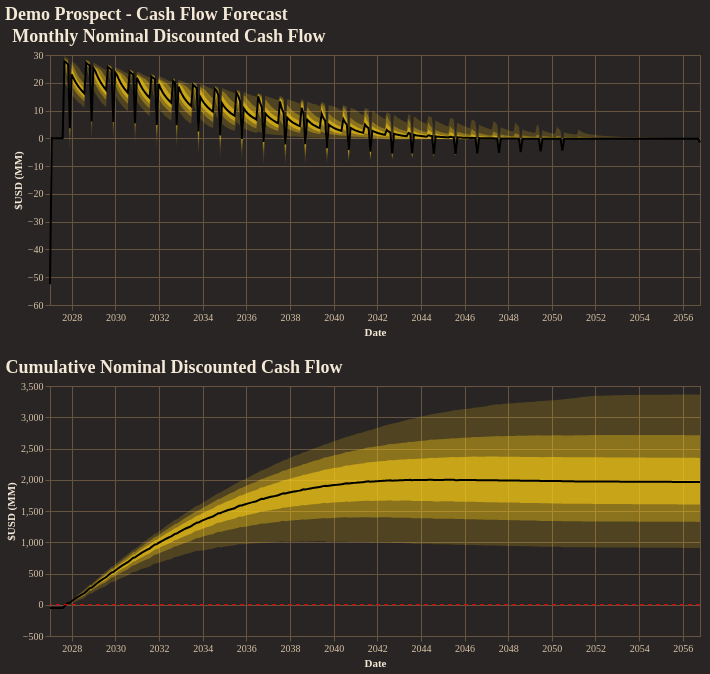

Notebook source saved alongside this figure:
### Code cell
fig = reporter.plotter.combined_cash_flow_plot(
    figsize=(650, 250),
    backend=PLOTTING_BACKEND
)
fig.show()

### Figure 1 — Vega-Lite specification as saved in the notebook (floating-point values rounded to 4 significant figures; data arrays with more than 128 entries replaced by an {"elided": "..."} marker saying what was removed)
{"config": {"background": "#292524", "view": {"fill": "#292524", "stroke": "#665340"}, "title": {"color": "#f4e9d7", "font": "Merriweather", "fontSize": 18, "fontWeight": 600, "subtitleColor": "#d5c2a6", "anchor": "start"}, "axis": {"domainColor": "#665340", "gridColor": "#665340", "tickColor": "#665340", "labelColor": "#d5c2a6", "titleColor": "#f4e9d7", "labelFont": "Merriweather", "titleFont": "Merriweather"}, "legend": {"titleColor": "#f4e9d7", "labelColor": "#d5c2a6", "labelFont": "Merriweather", "titleFont": "Merriweather", "orient": "top-right", "symbolType": "circle"}, "header": {"labelColor": "#d5c2a6", "titleColor": "#f4e9d7", "labelFont": "Merriweather", "titleFont": "Merriweather"}, "mark": {"color": "#c78d3b"}, "line": {"color": "#c78d3b"}, "bar": {"color": "#c78d3b"}, "point": {"color": "#ddb06d"}, "area": {"color": "#c78d3b", "opacity": 0.35}, "text": {"color": "#f4e9d7", "font": "Merriweather"}, "range": {"category": ["#5DA5DA", "#F28E2B", "#59C36A", "#E15759", "#B07AA1", "#4ECDC4", "#FF9DA7", "#EDC948"]}}, "vconcat": [{"layer": [{"mark": {"type": "area", "color": "rgba(250, 204, 21, 1.0)", "opacity": 0.18}, "encoding": {"tooltip": [{"field": "date", "title": "Date", "type": "temporal"}, {"field": "p01", "format": ",.2f", "title": "P01", "type": "quantitative"}, {"field": "p10", "format": ",.2f", "title": "P10", "type": "quantitative"}, {"field": "p25", "format": ",.2f", "title": "P25", "type": "quantitative"}, {"field": "p50", "format": ",.2f", "title": "P50", "type": "quantitative"}, {"field": "p75", "format": ",.2f", "title": "P75", "type": "quantitative"}, {"field": "p90", "format": ",.2f", "title": "P90", "type": "quantitative"}, {"field": "p99", "format": ",.2f", "title": "P99", "type": "quantitative"}], "x": {"field": "date", "title": "Date", "type": "temporal"}, "y": {"field": "p01", "title": "$USD (MM)", "type": "quantitative"}, "y2": {"field": "p99"}}}, {"mark": {"type": "area", "color": "rgba(250, 204, 21, 1.0)", "opacity": 0.35}, "encoding": {"tooltip": [{"field": "date", "title": "Date", "type": "temporal"}, {"field": "p01", "format": ",.2f", "title": "P01", "type": "quantitative"}, {"field": "p10", "format": ",.2f", "title": "P10", "type": "quantitative"}, {"field": "p25", "format": ",.2f", "title": "P25", "type": "quantitative"}, {"field": "p50", "format": ",.2f", "title": "P50", "type": "quantitative"}, {"field": "p75", "format": ",.2f", "title": "P75", "type": "quantitative"}, {"field": "p90", "format": ",.2f", "title": "P90", "type": "quantitative"}, {"field": "p99", "format": ",.2f", "title": "P99", "type": "quantitative"}], "x": {"field": "date", "title": "Date", "type": "temporal"}, "y": {"field": "p10", "title": "$USD (MM)", "type": "quantitative"}, "y2": {"field": "p90"}}}, {"mark": {"type": "area", "color": "rgba(250, 204, 21, 1.0)", "opacity": 0.55}, "encoding": {"tooltip": [{"field": "date", "title": "Date", "type": "temporal"}, {"field": "p01", "format": ",.2f", "title": "P01", "type": "quantitative"}, {"field": "p10", "format": ",.2f", "title": "P10", "type": "quantitative"}, {"field": "p25", "format": ",.2f", "title": "P25", "type": "quantitative"}, {"field": "p50", "format": ",.2f", "title": "P50", "type": "quantitative"}, {"field": "p75", "format": ",.2f", "title": "P75", "type": "quantitative"}, {"field": "p90", "format": ",.2f", "title": "P90", "type": "quantitative"}, {"field": "p99", "format": ",.2f", "title": "P99", "type": "quantitative"}], "x": {"field": "date", "title": "Date", "type": "temporal"}, "y": {"field": "p25", "title": "$USD (MM)", "type": "quantitative"}, "y2": {"field": "p75"}}}, {"mark": {"type": "line", "color": "black", "strokeWidth": 2}, "encoding": {"tooltip": [{"field": "date", "title": "Date", "type": "temporal"}, {"field": "p01", "format": ",.2f", "title": "P01", "type": "quantitative"}, {"field": "p10", "format": ",.2f", "title": "P10", "type": "quantitative"}, {"field": "p25", "format": ",.2f", "title": "P25", "type": "quantitative"}, {"field": "p50", "format": ",.2f", "title": "P50", "type": "quantitative"}, {"field": "p75", "format": ",.2f", "title": "P75", "type": "quantitative"}, {"field": "p90", "format": ",.2f", "title": "P90", "type": "quantitative"}, {"field": "p99", "format": ",.2f", "title": "P99", "type": "quantitative"}], "x": {"field": "date", "title": "Date", "type": "temporal"}, "y": {"field": "p50", "title": "$USD (MM)", "type": "quantitative"}}}], "data": {"name": "data-ea2a6acbbf00c9e1fd53de0030cf8c71"}, "height": 250, "title": "Monthly Nominal Discounted Cash Flow", "width": 650}, {"layer": [{"layer": [{"mark": {"type": "area", "color": "rgba(250, 204, 21, 1.0)", "opacity": 0.18}, "encoding": {"tooltip": [{"field": "date", "title": "Date", "type": "temporal"}, {"field": "p01", "format": ",.2f", "title": "P01", "type": "quantitative"}, {"field": "p10", "format": ",.2f", "title": "P10", "type": "quantitative"}, {"field": "p25", "format": ",.2f", "title": "P25", "type": "quantitative"}, {"field": "p50", "format": ",.2f", "title": "P50", "type": "quantitative"}, {"field": "p75", "format": ",.2f", "title": "P75", "type": "quantitative"}, {"field": "p90", "format": ",.2f", "title": "P90", "type": "quantitative"}, {"field": "p99", "format": ",.2f", "title": "P99", "type": "quantitative"}], "x": {"field": "date", "title": "Date", "type": "temporal"}, "y": {"field": "p01", "title": "$USD (MM)", "type": "quantitative"}, "y2": {"field": "p99"}}}, {"mark": {"type": "area", "color": "rgba(250, 204, 21, 1.0)", "opacity": 0.35}, "encoding": {"tooltip": [{"field": "date", "title": "Date", "type": "temporal"}, {"field": "p01", "format": ",.2f", "title": "P01", "type": "quantitative"}, {"field": "p10", "format": ",.2f", "title": "P10", "type": "quantitative"}, {"field": "p25", "format": ",.2f", "title": "P25", "type": "quantitative"}, {"field": "p50", "format": ",.2f", "title": "P50", "type": "quantitative"}, {"field": "p75", "format": ",.2f", "title": "P75", "type": "quantitative"}, {"field": "p90", "format": ",.2f", "title": "P90", "type": "quantitative"}, {"field": "p99", "format": ",.2f", "title": "P99", "type": "quantitative"}], "x": {"field": "date", "title": "Date", "type": "temporal"}, "y": {"field": "p10", "title": "$USD (MM)", "type": "quantitative"}, "y2": {"field": "p90"}}}, {"mark": {"type": "area", "color": "rgba(250, 204, 21, 1.0)", "opacity": 0.55}, "encoding": {"tooltip": [{"field": "date", "title": "Date", "type": "temporal"}, {"field": "p01", "format": ",.2f", "title": "P01", "type": "quantitative"}, {"field": "p10", "format": ",.2f", "title": "P10", "type": "quantitative"}, {"field": "p25", "format": ",.2f", "title": "P25", "type": "quantitative"}, {"field": "p50", "format": ",.2f", "title": "P50", "type": "quantitative"}, {"field": "p75", "format": ",.2f", "title": "P75", "type": "quantitative"}, {"field": "p90", "format": ",.2f", "title": "P90", "type": "quantitative"}, {"field": "p99", "format": ",.2f", "title": "P99", "type": "quantitative"}], "x": {"field": "date", "title": "Date", "type": "temporal"}, "y": {"field": "p25", "title": "$USD (MM)", "type": "quantitative"}, "y2": {"field": "p75"}}}, {"mark": {"type": "line", "color": "black", "strokeWidth": 2}, "encoding": {"tooltip": [{"field": "date", "title": "Date", "type": "temporal"}, {"field": "p01", "format": ",.2f", "title": "P01", "type": "quantitative"}, {"field": "p10", "format": ",.2f", "title": "P10", "type": "quantitative"}, {"field": "p25", "format": ",.2f", "title": "P25", "type": "quantitative"}, {"field": "p50", "format": ",.2f", "title": "P50", "type": "quantitative"}, {"field": "p75", "format": ",.2f", "title": "P75", "type": "quantitative"}, {"field": "p90", "format": ",.2f", "title": "P90", "type": "quantitative"}, {"field": "p99", "format": ",.2f", "title": "P99", "type": "quantitative"}], "x": {"field": "date", "title": "Date", "type": "temporal"}, "y": {"field": "p50", "title": "$USD (MM)", "type": "quantitative"}}}], "data": {"name": "data-3fc5663b05a907bbf75ff09aca04da8e"}, "title": "Cumulative Nominal Discounted Cash Flow"}, {"data": {"name": "data-42990c68f268a11fa16682fcd3437a6f"}, "mark": {"type": "rule", "color": "red", "strokeDash": [4, 4]}, "encoding": {"y": {"field": "zero", "type": "quantitative"}}}], "height": 250, "width": 650}], "title": "Demo Prospect - Cash Flow Forecast", "$schema": "https://vega.github.io/schema/vega-lite/v5.20.1.json", "datasets": {"data-ea2a6acbbf00c9e1fd53de0030cf8c71": {"elided": "360 records"}, "data-3fc5663b05a907bbf75ff09aca04da8e": {"elided": "360 records"}, "data-42990c68f268a11fa16682fcd3437a6f": [{"zero": 0}]}}
